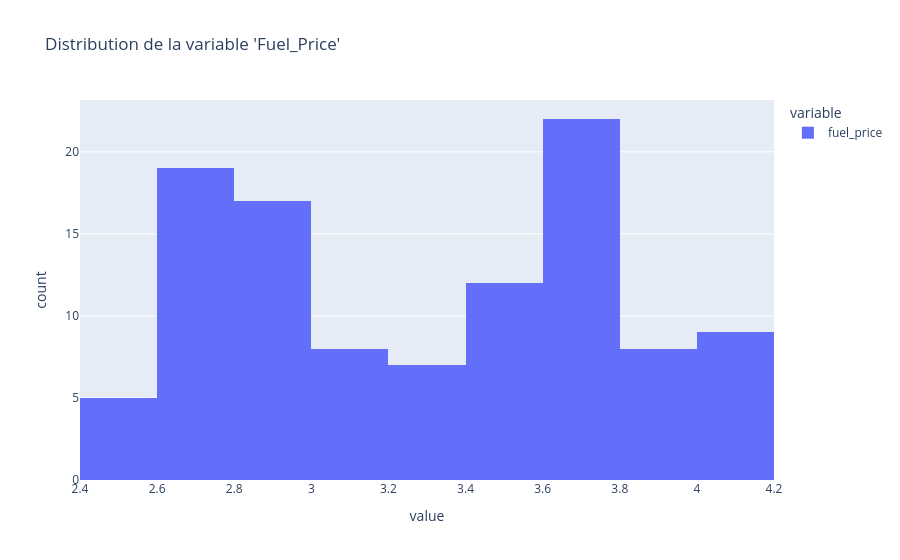

The cell this chart's notebook holds for it:
### Markdown cell above
Les données sur la température sont abondantes.

### Code cell
fig = px.histogram(df["fuel_price"], title="Distribution de la variable 'Fuel_Price'", color_discrete_sequence=px.colors.qualitative.Plotly)
fig.show()

### Figure 1 — Plotly figure (JSON) as saved in the notebook; plotly's stock layout.template omitted (floating-point values rounded to 4 significant figures)
{"data": [{"bingroup": "x", "hovertemplate": "variable=fuel_price<br>value=%{x}<br>count=%{y}<extra></extra>", "legendgroup": "fuel_price", "marker": {"color": "#636EFA", "pattern": {"shape": ""}}, "name": "fuel_price", "orientation": "v", "showlegend": true, "type": "histogram", "x": [3.04, 3.44, 2.76, 2.76, 4.07, 3.62, 3.11, 3.55, 2.88, 3.77, 3.73, 2.85, 2.78, 2.85, NaN, 2.72, 3.9, 4.03, 2.96, 4.12, 3.8, 3.26, 3.83, 2.92, 3.52, 4.19, 3.1, NaN, 3.79, 3.47, 3.82, 3.57, 3.3, 4.02, 3.66, 3.48, 2.55, 3.56, 2.64, 2.96, 3.68, 3.75, 3.79, 2.73, 2.65, 3.62, 3.67, 3.65, 2.62, 2.64, 3.7, 4.05, 3.88, 3.24, 3.59, 3.15, 2.79, 2.57, 3.7, 3.14, 2.82, 2.62, 3.59, 2.81, 4.02, 3.31, NaN, 2.77, 2.98, 3.69, 2.64, 4.09, 3.76, 2.85, NaN, NaN, NaN, 2.81, 2.64, NaN, 2.86, 3.35, 2.93, NaN, 2.55, 2.91, 3.18, 3.72, 2.51, NaN, 2.74, 2.91, 3.94, 2.64, 3.19, 2.58, 3.68, 3.6, 3.79, NaN, 3.31, 2.71, 3.61, 3.53, 2.83, 3.63, 3.04, 3.47, 3.81, 3.8, NaN, 3.28, 2.7, 3.59, 2.78, 2.84, 3.64, 4.17], "xaxis": "x", "yaxis": "y"}], "layout": {"barmode": "relative", "legend": {"title": {"text": "variable"}, "tracegroupgap": 0}, "title": {"text": "Distribution de la variable 'Fuel_Price'"}, "xaxis": {"anchor": "y", "domain": [0, 1], "title": {"text": "value"}}, "yaxis": {"anchor": "x", "domain": [0, 1], "title": {"text": "count"}}}}
